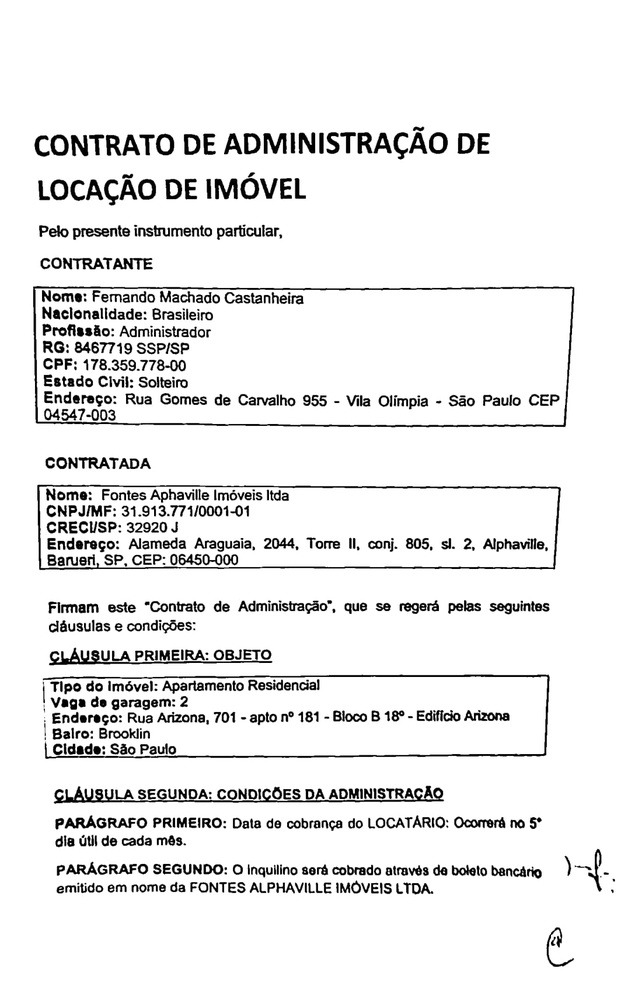
#> input picture images/teste-1.jpg, 621 x 1000 px, shrunk from 1064 x 1712 before the run
$ python -i Visualizer.py   (imports and definitions only)
#> lines starting #> are read from the running program, lines starting #| are printed output that depends on the picture
#> further down, picture is the input picture: shape (1000, 621, 3); min 0, max 255, mean 235
import matplotlib.pyplot as plt
from mpl_toolkits.mplot3d import Axes3D
from matplotlib import cm
from matplotlib import colors
from matplotlib.colors import hsv_to_rgb
import numpy as np
from cv2 import cv2


def vizHsvSpace(bgrImage):
    rgbImage = cv2.cvtColor(bgrImage, cv2.COLOR_BGR2RGB)

    pixel_colors = rgbImage.reshape(
        (np.shape(rgbImage)[0]*np.shape(rgbImage)[1], 3))
    norm = colors.Normalize(vmin=-1., vmax=1.)
    norm.autoscale(pixel_colors)
    pixel_colors = norm(pixel_colors).tolist()
#> pixel_colors = 621000 items

    hsvImage = cv2.cvtColor(rgbImage, cv2.COLOR_BGR2HSV)
#> hsvImage: shape (1000, 621, 3); mean H, S, V 0, 0, 235

    h, s, v = cv2.split(hsvImage)
#> h: shape (1000, 621); every value is 0
    fig = plt.figure()
    axis = fig.add_subplot(1, 1, 1, projection="3d")

    axis.scatter(h.flatten(), s.flatten(), v.flatten(),
                 facecolors=pixel_colors, marker=".")
    axis.set_xlabel("Hue")
    axis.set_ylabel("Saturation")
    axis.set_zlabel("Value")
    plt.show()
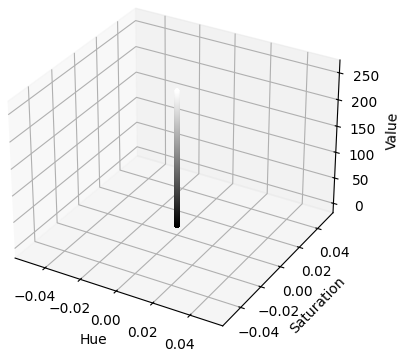
#> figure drawn by matplotlib, 1 panel


def vizRgbSpace(bgrImage):
    rgbImage = cv2.cvtColor(bgrImage, cv2.COLOR_BGR2RGB)

    r, g, b = cv2.split(rgbImage)
    fig = plt.figure()
    axis = fig.add_subplot(1, 1, 1, projection="3d")

    pixel_colors = rgbImage.reshape(
        (np.shape(rgbImage)[0]*np.shape(rgbImage)[1], 3))
    norm = colors.Normalize(vmin=-1., vmax=1.)
    norm.autoscale(pixel_colors)
    pixel_colors = norm(pixel_colors).tolist()

    axis.scatter(r.flatten(), g.flatten(), b.flatten(),
                 facecolors=pixel_colors, marker=".")
    axis.set_xlabel("Red")
    axis.set_ylabel("Green")
    axis.set_zlabel("Blue")
    plt.show()


def vizHsvColor(hsv):
    square = np.full((10, 10, 3), hsv, dtype=np.uint8) / 255.0
    plt.subplot(1, 2, 1)
    plt.imshow(hsv_to_rgb(square))
    plt.show()

>>> import cv2
>>> picture = cv2.imread('../images/teste-1.jpg')
>>> result = vizHsvSpace(picture)
